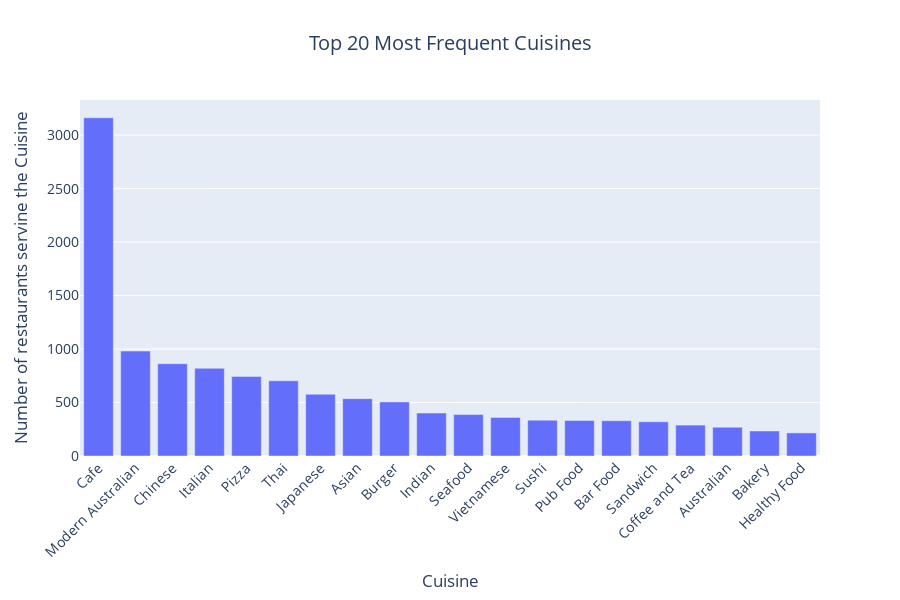

The notebook cell this image was saved under:
### Markdown cell above
#### Using interactive plot to display all cuisines counts

### Code cell
import plotly.express as px

# Selecting the top 20 most frequent cuisines
top_20_cuisines = cuisine_count_df.head(20)

# Creating a bar plot using Plotly with vertical orientation
fig = px.bar(top_20_cuisines, 
             x='Cuisine', 
             y='Count', 
             orientation='v',  # Vertical bars
             title='Top 20 Most Frequent Cuisines',
             labels={'Count': 'Count', 'Cuisine': 'Cuisine'},
             height=600)

# Updating layout for better readability
fig.update_layout(
    xaxis_title="Cuisine",
    yaxis_title="Number of restaurants servine the Cuisine",
    title_x=0.5,
    font=dict(size=14),
    xaxis_tickangle=-45  # Rotate x-axis labels for better readability
)

# Display the plot
fig.show()

### Figure 1 — Plotly figure (JSON) as saved in the notebook; plotly's stock layout.template omitted (floating-point values rounded to 4 significant figures)
{"data": [{"alignmentgroup": "True", "hovertemplate": "Cuisine=%{x}<br>Count=%{y}<extra></extra>", "legendgroup": "", "marker": {"color": "#636efa", "pattern": {"shape": ""}}, "name": "", "offsetgroup": "", "orientation": "v", "showlegend": false, "textposition": "auto", "type": "bar", "x": ["Cafe", "Modern Australian", "Chinese", "Italian", "Pizza", "Thai", "Japanese", "Asian", "Burger", "Indian", "Seafood", "Vietnamese", "Sushi", "Pub Food", "Bar Food", "Sandwich", "Coffee and Tea", "Australian", "Bakery", "Healthy Food"], "xaxis": "x", "y": [3162, 981, 863, 820, 744, 703, 578, 536, 506, 402, 388, 361, 335, 332, 330, 320, 289, 269, 234, 216], "yaxis": "y"}], "layout": {"barmode": "relative", "font": {"size": 14}, "height": 600, "legend": {"tracegroupgap": 0}, "title": {"text": "Top 20 Most Frequent Cuisines", "x": 0.5}, "xaxis": {"anchor": "y", "domain": [0, 1], "tickangle": -45, "title": {"text": "Cuisine"}}, "yaxis": {"anchor": "x", "domain": [0, 1], "title": {"text": "Number of restaurants servine the Cuisine"}}}}
